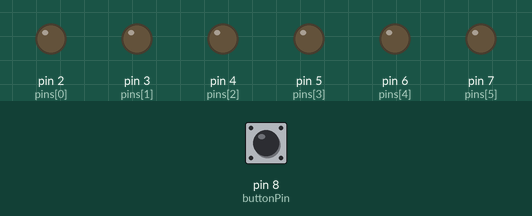
The sketch below on a simulated Arduino Uno, built with avr-gcc and run on an emulated ATmega328P. Parts: output pins drawn as LEDs (lit = HIGH). Dashed ring = blinking. The test bench sets the inputs (shaded band); at power-on: pin 8 (buttonPin) LOW.

Above: at 1.2 s.
1.3 s: pin 8 (buttonPin) pulled HIGH for 0.15 s
At 1.6 s:
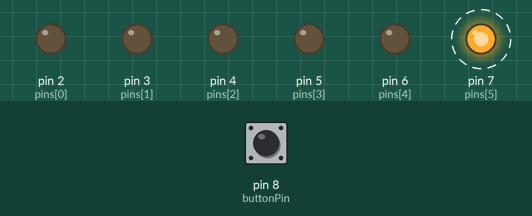
4.3 s: pin 8 (buttonPin) pulled HIGH for 1 s
7.3 s: pin 8 (buttonPin) pulled HIGH for 3.2 s
At 7.9 s:
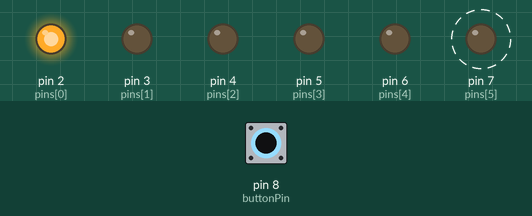
Timing chart, 0 to 12.6 s (numbered marks = the images above; inputs shaded):
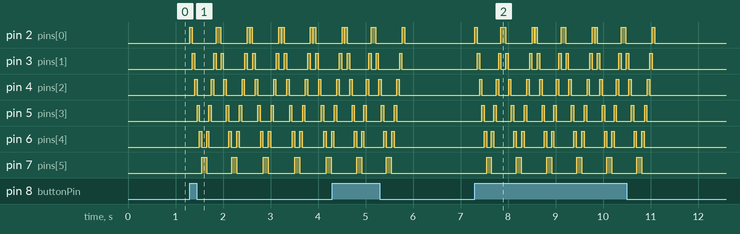

The sketch:

Running_lights_with_button.ino
```cpp
/*
 * Running lights. Press the button to start, press the button again to stop.
 */

int timer = 50;                   // The higher the number, the slower the timing.
int pins[] = { 2, 3, 4, 5, 6, 7 }; // an array of pin numbers
int num_pins = 6;                  // the number of pins (i.e. the length of the array)
int buttonPin = 8;
boolean runStart = false;
boolean lastButton = LOW;
boolean currentButton = LOW;

boolean debounce(boolean last)
  {
  boolean current = digitalRead(buttonPin);
  if(current =! last)
    {
      delay(5);
      current = digitalRead(buttonPin);
    }
  return current;
}

void run_leds(boolean flag){
  if(flag == true){
  int i;
  for (i = 0; i < num_pins; i++) { // loop through each pin...
    digitalWrite(pins[i], HIGH);   // turning it on,
    delay(timer);                  // pausing,
    digitalWrite(pins[i], LOW);    // and turning it off.
    currentButton = debounce(lastButton);
    if(currentButton == HIGH && lastButton == LOW) runStart = false;
  }
  for (i = num_pins - 1; i >= 0; i--) {
    digitalWrite(pins[i], HIGH);
    delay(timer);
    digitalWrite(pins[i], LOW);
    currentButton = debounce(lastButton);
    if(currentButton == HIGH && lastButton == LOW) runStart = false;
  }
  }
}

void setup()
{
  int i;

  for (i = 0; i < num_pins; i++)   // the array elements are numbered from 0 to num_pins - 1
    pinMode(pins[i], OUTPUT);      // set each pin as an output
  pinMode(buttonPin, INPUT);       // set the button pin as input
}

void loop()
{
  currentButton = debounce(lastButton);
  if(currentButton == HIGH && lastButton == LOW) runStart = true;
  lastButton = currentButton;
  run_leds(runStart);
}
```

Measured:
- after the input at 1.3 s, pin 3 (pins[1]): LOW → HIGH after 0.05 s, then repeats every 0.61 s: LOW 0.40 s, HIGH 0.05 s, LOW 0.11 s, HIGH 0.05 s; pin 4 (pins[2]): LOW → HIGH after 0.10 s, then repeats every 0.61 s: LOW 0.30 s, HIGH 0.05 s, LOW 0.21 s, HIGH 0.05 s
- after the input at 7.3 s, pin 2 (pins[0]): LOW → HIGH at once, then repeats every 1.3 s: LOW 0.50 s, HIGH 0.10 s, LOW 0.56 s, HIGH 0.05 s, LOW 0.01 s, HIGH 0.05 s, until it stays LOW from 11.1 s; pin 3 (pins[1]): LOW → HIGH after 0.05 s, then repeats every 0.61 s: LOW 0.40 s, HIGH 0.05 s, LOW 0.11 s, HIGH 0.05 s, until it stays LOW from 11.0 s
